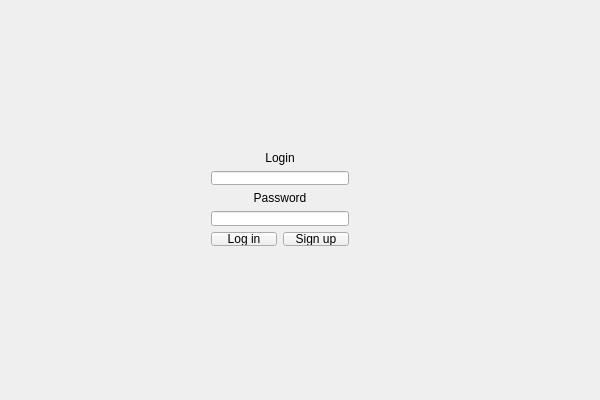
<?xml version="1.0" encoding="UTF-8"?>
<ui version="4.0">
 <class>CrackerJackClientClass</class>
 <widget class="QMainWindow" name="CrackerJackClientClass">
  <property name="geometry">
   <rect>
    <x>0</x>
    <y>0</y>
    <width>600</width>
    <height>400</height>
   </rect>
  </property>
  <property name="windowTitle">
   <string>CrackerJackClient</string>
  </property>
  <widget class="QWidget" name="centralWidget">
   <property name="maximumSize">
    <size>
     <width>600</width>
     <height>16777215</height>
    </size>
   </property>
   <widget class="QWidget" name="verticalLayoutWidget">
    <property name="geometry">
     <rect>
      <x>200</x>
      <y>140</y>
      <width>160</width>
      <height>117</height>
     </rect>
    </property>
    <layout class="QGridLayout" name="gridLayout">
     <item row="1" column="0">
      <widget class="QLineEdit" name="loginLine"/>
     </item>
     <item row="4" column="0">
      <layout class="QHBoxLayout" name="horizontalLayout">
       <item>
        <widget class="QPushButton" name="logInButton">
         <property name="text">
          <string>Log in</string>
         </property>
        </widget>
       </item>
       <item>
        <widget class="QPushButton" name="signUPButton">
         <property name="text">
          <string>Sign up</string>
         </property>
        </widget>
       </item>
      </layout>
     </item>
     <item row="2" column="0">
      <widget class="QLabel" name="passwordLine_2">
       <property name="layoutDirection">
        <enum>Qt::LeftToRight</enum>
       </property>
       <property name="frameShadow">
        <enum>QFrame::Plain</enum>
       </property>
       <property name="text">
        <string>Password</string>
       </property>
       <property name="alignment">
        <set>Qt::AlignCenter</set>
       </property>
      </widget>
     </item>
     <item row="3" column="0">
      <widget class="QLineEdit" name="passwordLine">
       <property name="inputMask">
        <string/>
       </property>
       <property name="echoMode">
        <enum>QLineEdit::Password</enum>
       </property>
      </widget>
     </item>
     <item row="0" column="0">
      <widget class="QLabel" name="loginLabel">
       <property name="text">
        <string>Login</string>
       </property>
       <property name="alignment">
        <set>Qt::AlignCenter</set>
       </property>
      </widget>
     </item>
    </layout>
   </widget>
  </widget>
 </widget>
 <layoutdefault spacing="6" margin="11"/>
 <resources>
  <include location="CrackerJackClient.qrc"/>
 </resources>
 <connections/>
</ui>
